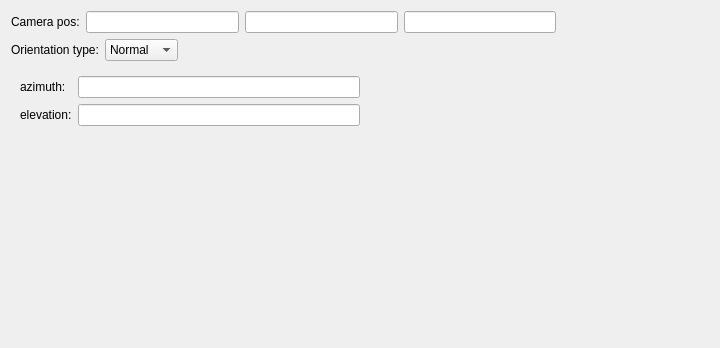
<?xml version="1.0" encoding="UTF-8"?>
<ui version="4.0">
 <class>CameraCommandForm</class>
 <widget class="QWidget" name="CameraCommandForm">
  <property name="geometry">
   <rect>
    <x>0</x>
    <y>0</y>
    <width>720</width>
    <height>348</height>
   </rect>
  </property>
  <property name="windowTitle">
   <string>Camera Command</string>
  </property>
  <layout class="QVBoxLayout" name="verticalLayout_2">
   <item>
    <layout class="QHBoxLayout" name="horizontalLayout">
     <item>
      <widget class="QLabel" name="label">
       <property name="text">
        <string>Camera pos:</string>
       </property>
      </widget>
     </item>
     <item>
      <widget class="QLineEdit" name="leX"/>
     </item>
     <item>
      <widget class="QLineEdit" name="leY"/>
     </item>
     <item>
      <widget class="QLineEdit" name="leZ"/>
     </item>
     <item>
      <spacer name="horizontalSpacer">
       <property name="orientation">
        <enum>Qt::Horizontal</enum>
       </property>
       <property name="sizeHint" stdset="0">
        <size>
         <width>40</width>
         <height>20</height>
        </size>
       </property>
      </spacer>
     </item>
    </layout>
   </item>
   <item>
    <layout class="QHBoxLayout" name="horizontalLayout_2">
     <item>
      <widget class="QLabel" name="label_9">
       <property name="text">
        <string>Orientation type:</string>
       </property>
      </widget>
     </item>
     <item>
      <widget class="QComboBox" name="comboType">
       <item>
        <property name="text">
         <string>Normal</string>
        </property>
       </item>
       <item>
        <property name="text">
         <string>Pursuit</string>
        </property>
       </item>
       <item>
        <property name="text">
         <string>Azimuth</string>
        </property>
       </item>
      </widget>
     </item>
     <item>
      <spacer name="horizontalSpacer_6">
       <property name="orientation">
        <enum>Qt::Horizontal</enum>
       </property>
       <property name="sizeHint" stdset="0">
        <size>
         <width>40</width>
         <height>20</height>
        </size>
       </property>
      </spacer>
     </item>
    </layout>
   </item>
   <item>
    <widget class="QStackedWidget" name="stackedWidget">
     <property name="currentIndex">
      <number>2</number>
     </property>
     <widget class="QWidget" name="page">
      <layout class="QVBoxLayout" name="verticalLayout">
       <item>
        <layout class="QHBoxLayout" name="horizontalLayout_3">
         <item>
          <widget class="QLabel" name="label_2">
           <property name="text">
            <string>Look dir:</string>
           </property>
          </widget>
         </item>
         <item>
          <widget class="QLineEdit" name="leLookX"/>
         </item>
         <item>
          <widget class="QLineEdit" name="leLookY"/>
         </item>
         <item>
          <widget class="QLineEdit" name="leLookZ"/>
         </item>
         <item>
          <spacer name="horizontalSpacer_2">
           <property name="orientation">
            <enum>Qt::Horizontal</enum>
           </property>
           <property name="sizeHint" stdset="0">
            <size>
             <width>18</width>
             <height>20</height>
            </size>
           </property>
          </spacer>
         </item>
        </layout>
       </item>
       <item>
        <layout class="QHBoxLayout" name="horizontalLayout_4">
         <item>
          <widget class="QLabel" name="label_3">
           <property name="text">
            <string>Up dir:</string>
           </property>
          </widget>
         </item>
         <item>
          <widget class="QLineEdit" name="leUpX"/>
         </item>
         <item>
          <widget class="QLineEdit" name="leUpY"/>
         </item>
         <item>
          <widget class="QLineEdit" name="leUpZ"/>
         </item>
         <item>
          <spacer name="horizontalSpacer_3">
           <property name="orientation">
            <enum>Qt::Horizontal</enum>
           </property>
           <property name="sizeHint" stdset="0">
            <size>
             <width>18</width>
             <height>20</height>
            </size>
           </property>
          </spacer>
         </item>
        </layout>
       </item>
      </layout>
     </widget>
     <widget class="QWidget" name="page_2">
      <layout class="QVBoxLayout" name="verticalLayout_3">
       <item>
        <layout class="QHBoxLayout" name="horizontalLayout_5">
         <item>
          <layout class="QGridLayout" name="gridLayout">
           <item row="0" column="0">
            <widget class="QLabel" name="label_4">
             <property name="text">
              <string>phi:</string>
             </property>
            </widget>
           </item>
           <item row="0" column="1">
            <widget class="QLineEdit" name="lePhi"/>
           </item>
           <item row="1" column="0">
            <widget class="QLabel" name="label_6">
             <property name="text">
              <string>beta:</string>
             </property>
            </widget>
           </item>
           <item row="1" column="1">
            <widget class="QLineEdit" name="leBeta"/>
           </item>
           <item row="2" column="0">
            <widget class="QLabel" name="label_5">
             <property name="text">
              <string>rho:</string>
             </property>
            </widget>
           </item>
           <item row="2" column="1">
            <widget class="QLineEdit" name="leRho"/>
           </item>
          </layout>
         </item>
         <item>
          <spacer name="horizontalSpacer_4">
           <property name="orientation">
            <enum>Qt::Horizontal</enum>
           </property>
           <property name="sizeHint" stdset="0">
            <size>
             <width>40</width>
             <height>20</height>
            </size>
           </property>
          </spacer>
         </item>
        </layout>
       </item>
       <item>
        <spacer name="verticalSpacer">
         <property name="orientation">
          <enum>Qt::Vertical</enum>
         </property>
         <property name="sizeHint" stdset="0">
          <size>
           <width>20</width>
           <height>136</height>
          </size>
         </property>
        </spacer>
       </item>
      </layout>
     </widget>
     <widget class="QWidget" name="page_3">
      <layout class="QVBoxLayout" name="verticalLayout_4">
       <item>
        <layout class="QHBoxLayout" name="horizontalLayout_6">
         <item>
          <layout class="QGridLayout" name="gridLayout_2">
           <item row="0" column="0">
            <widget class="QLabel" name="label_7">
             <property name="text">
              <string>azimuth:</string>
             </property>
            </widget>
           </item>
           <item row="0" column="1">
            <widget class="QLineEdit" name="leAzimuth"/>
           </item>
           <item row="1" column="0">
            <widget class="QLabel" name="label_8">
             <property name="text">
              <string>elevation:</string>
             </property>
            </widget>
           </item>
           <item row="1" column="1">
            <widget class="QLineEdit" name="leElevation"/>
           </item>
          </layout>
         </item>
         <item>
          <spacer name="horizontalSpacer_5">
           <property name="orientation">
            <enum>Qt::Horizontal</enum>
           </property>
           <property name="sizeHint" stdset="0">
            <size>
             <width>40</width>
             <height>20</height>
            </size>
           </property>
          </spacer>
         </item>
        </layout>
       </item>
       <item>
        <spacer name="verticalSpacer_2">
         <property name="orientation">
          <enum>Qt::Vertical</enum>
         </property>
         <property name="sizeHint" stdset="0">
          <size>
           <width>20</width>
           <height>169</height>
          </size>
         </property>
        </spacer>
       </item>
      </layout>
     </widget>
    </widget>
   </item>
  </layout>
 </widget>
 <resources/>
 <connections>
  <connection>
   <sender>comboType</sender>
   <signal>currentIndexChanged(int)</signal>
   <receiver>stackedWidget</receiver>
   <slot>setCurrentIndex(int)</slot>
   <hints>
    <hint type="sourcelabel">
     <x>176</x>
     <y>58</y>
    </hint>
    <hint type="destinationlabel">
     <x>359</x>
     <y>208</y>
    </hint>
   </hints>
  </connection>
 </connections>
</ui>
